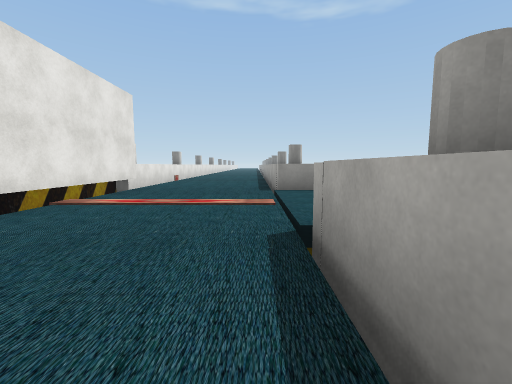
[1] (above)

19 first-person views from a walk through a 3-D level made in the Unity game engine. The camera is 1.3 m above the floor, tilts 6° down and sees 90° across. The floor is counted in squares, 2 m on a side. Each view is taken from the middle of a square. On the plan, view 1 faces up. The plan holds only what a view shows up to about 9 squares ahead; the rest is blank. The place goes on beyond the plan. The player character is not drawn. Some surface patterns are stand-ins.

[2]
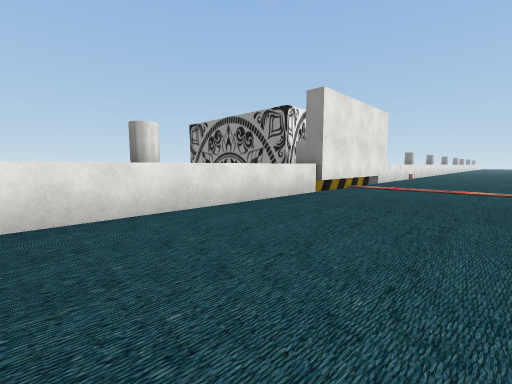

[3]
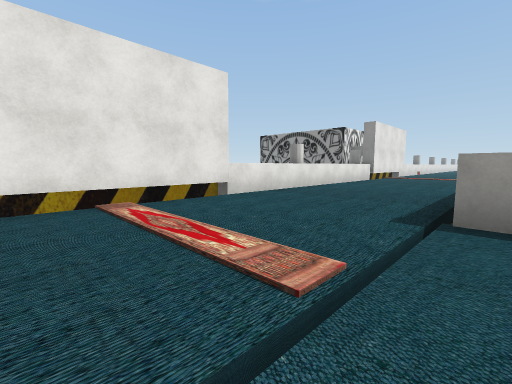

[4]
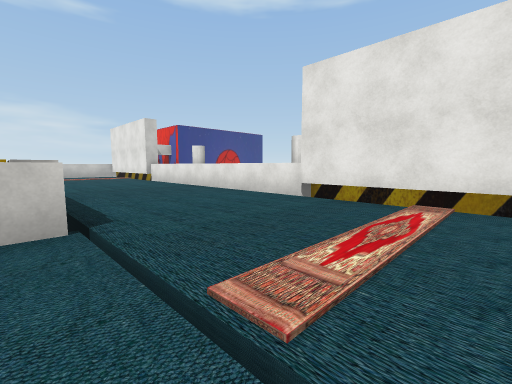

[5]
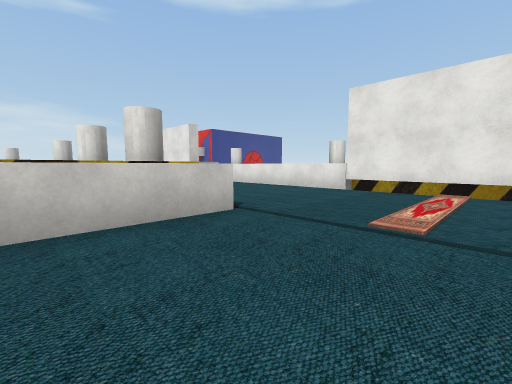

[6]
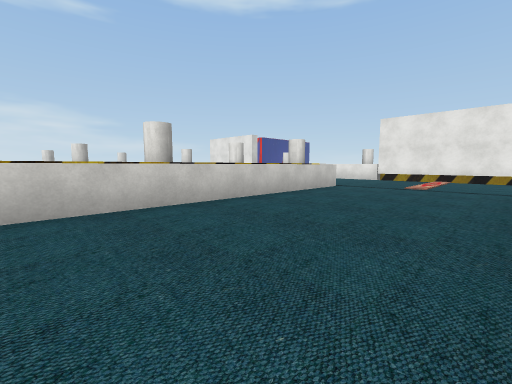

[7]
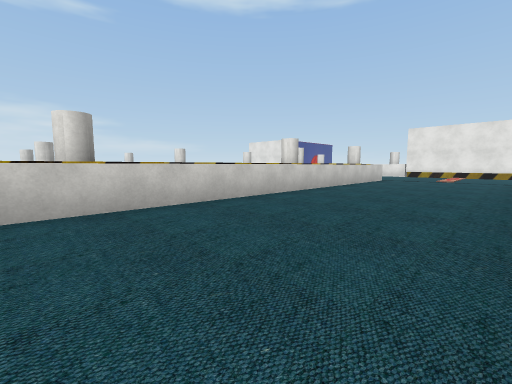

[8]
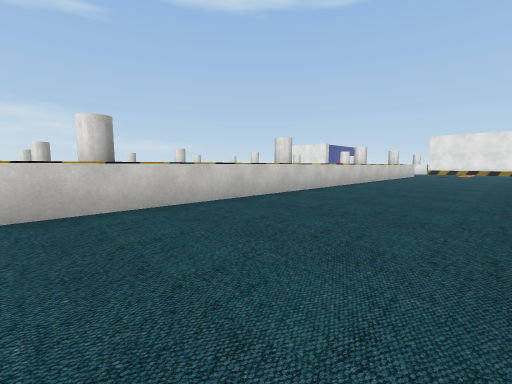

[9]
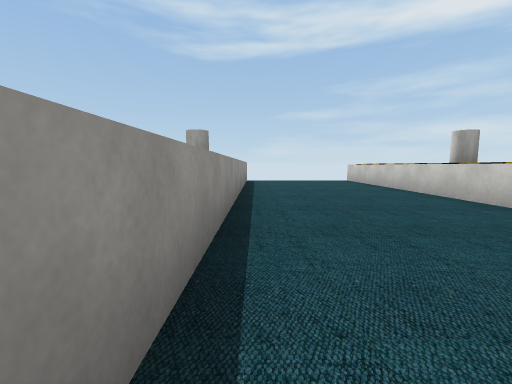

[10]
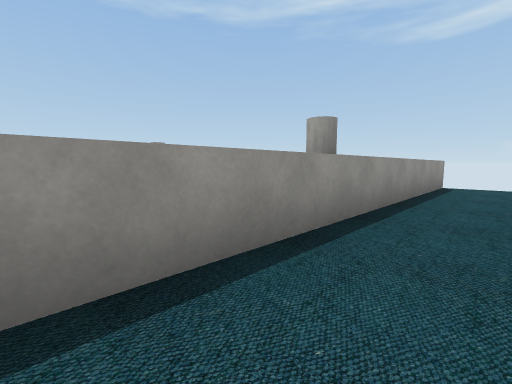

[11]
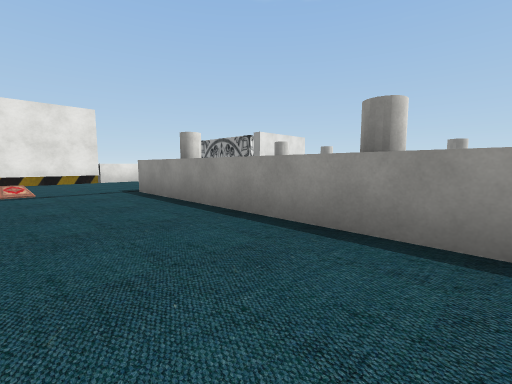

[12]
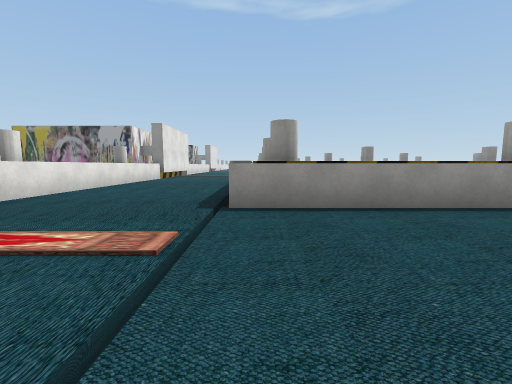

[13]
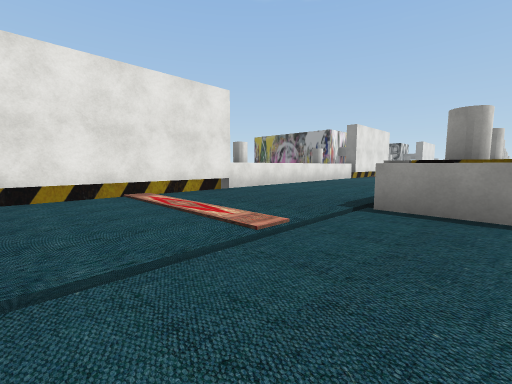

[14]
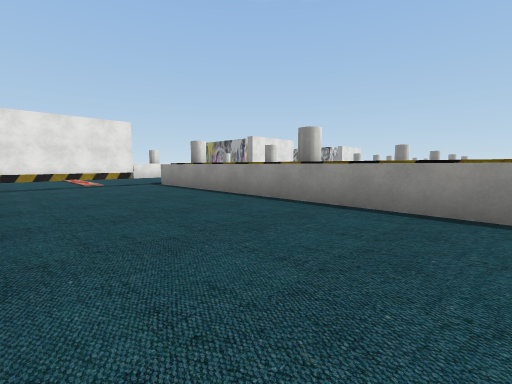

[15]
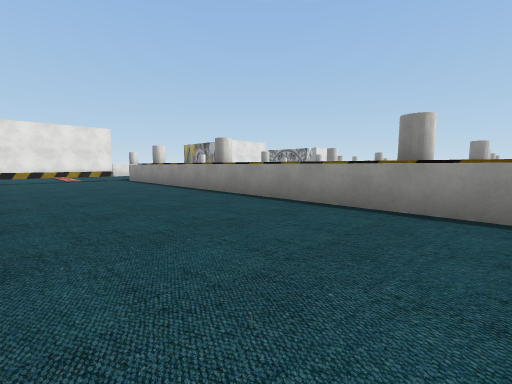

[16]
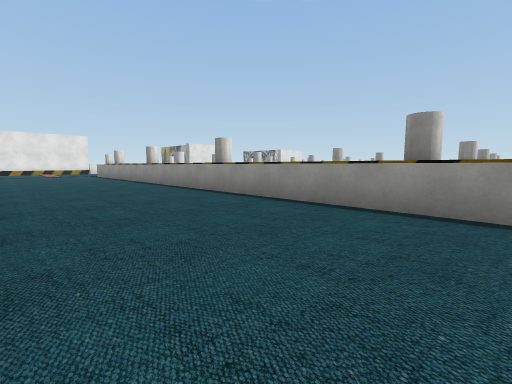

[17]
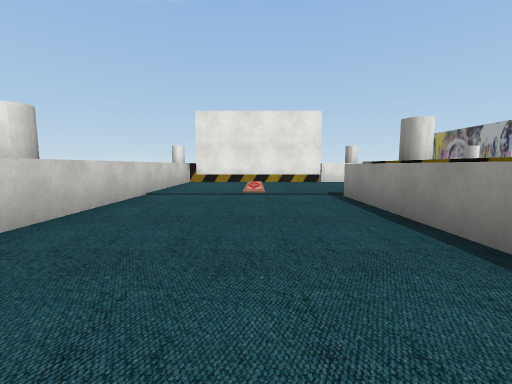

[18]
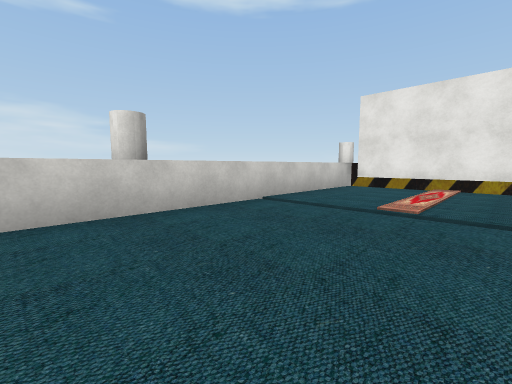

[19]
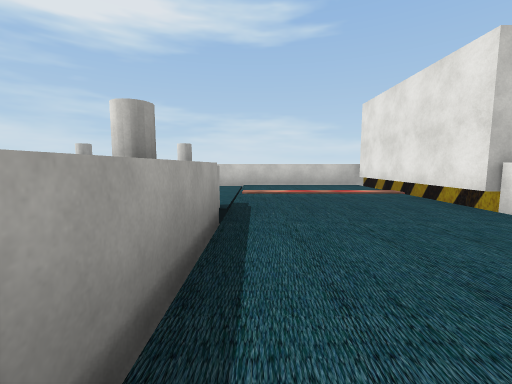

### Floor plan
Key: @ floor where view 1 was taken; # wall or solid block; . floor; ^ raised ledge; v drop or lower ground; C cylinder; O other object.
Columns run from 6 left of view 1 to 21 right of it. Each row starts with its distance up from view 1.
  9  OO....^
  8   ^....^
  7   #....^^
  6   #.....
  5   #.....
  4 ###.....
  3   #.....
  2   ^....CC
  1   ^....^
  0   ^...@
 -1  C^....C
 -2   ^....
 -3   ^....
 -4   ^....
 -5   ^....C^^^^C^  ^ ^^^^C^^^^^
 -6   #........................v
 -7   #........................v
 -8   #.......................
 -9   #.......................
-10   #....^^^^^^^^^^^^^^^^^^^
-11  C^....CC   C    C    C
-12   ^....
-13   ^....^^
-14   ^....C^
-15   ^....^
-16  C^....^
-17   ^....CC   C    C    C
-18   #....^^^^^^^^^^^^^^^^^
-19   #.....................
-20   #.....................
-21   #.....................
-22   #.....................
-23  C^^^^^^CC^ O

Positions as (right, up) in squares from view 1, and headings:
1: (0, 0), facing up
2: (0, -3), facing up-left
3: (1, -9), facing up-left
4: (1, -7), facing down-left
5: (3, -7), facing down-left
6: (8, -6), facing down-left
7: (12, -6), facing down-left
8: (17, -6), facing down-left
9: (10, -6), facing right
10: (12, -7), facing up-right
11: (7, -8), facing up-left
12: (1, -22), facing up
13: (2, -22), facing up-left
14: (9, -22), facing up-left
15: (12, -22), facing up-left
16: (17, -22), facing up-left
17: (6, -20), facing left
18: (4, -19), facing down-left
19: (0, -14), facing down
